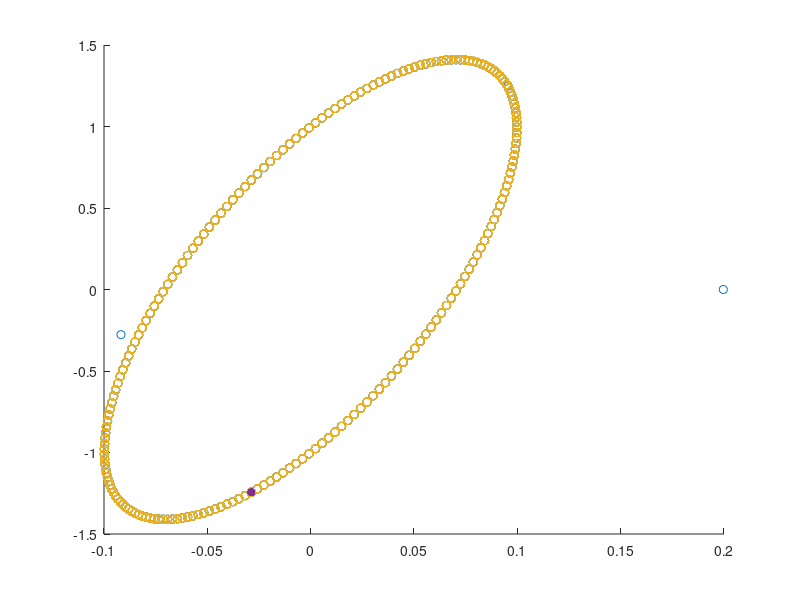
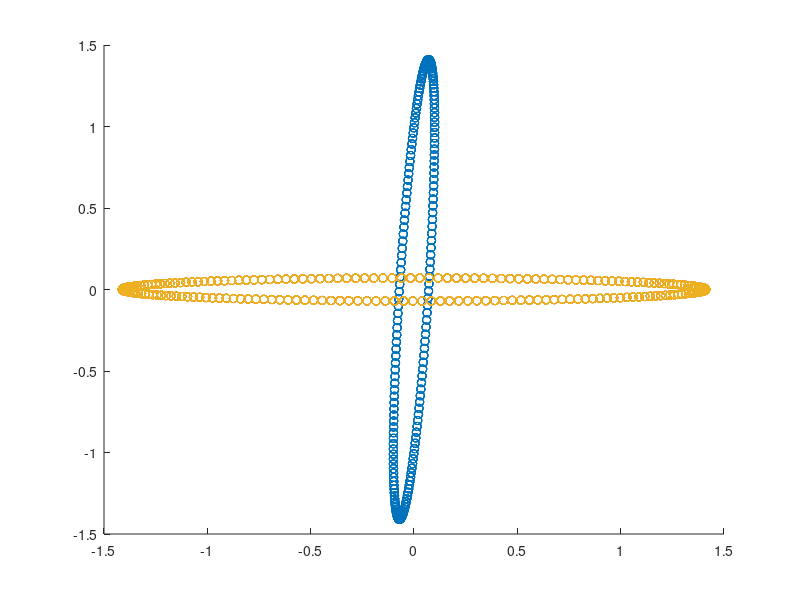

Reproduce these figures in MATLAB, in order.
% Frequency of source
freq = 2000;

% Sampling rate
samp_rate = 39.8e3;

% Analong over sample rate
OSR = 16;

% Determine sample rate of simulation
sim_rate = samp_rate*OSR;

% Number of received samples
N = 1024;

% Time axis for simulation data
n = 0:(N*OSR-1);

% Create transmitted signal
x = exp(1i*2*pi*freq/sim_rate*n);

% I/Q Magnitude Imbalance
eps = 0;

% I/Q Phase Imbalance
phi = pi/2-0.1; %6*pi/180;%pi/4; %3*pi/16 + pi;

% Carrier Frequency
fc = 0.3;

% Mix signal to carrier frequency
tx_sig = real(x)*(1+eps).*cos(2*pi*fc*n+phi)-imag(x).*sin(2*pi*fc*n);

% Arbitrary Scale Factor to Simplify Math
tx_sig = tx_sig*2;

% Mix and LPF signal
rx_sig = tx_sig.*exp(-1i*2*pi*fc*n);
h = fir1(31,fc);
rx_sig = filtfilt(h,1,rx_sig);

% Decimate to get back to sampled signal
rx_sig = rx_sig(1:OSR:end);

% Create plot of constellation
figure(1); clf;
scatter(real(rx_sig),imag(rx_sig));
hold on;
scatter(real(rx_sig(15)),imag(rx_sig(15)),'filled')
% xlim([-1.5 1.5])
% ylim([-1.5 1.5])

n = 0;
if (mod(n,2) == 0)
    a1 = sqrt(1+sin(phi));
    a2 = sqrt(1-sin(phi));
else
    a1 = sqrt(1-sin(phi));
    a2 = sqrt(1+sin(phi));
end
b1 = -pi/4;
b2 = -pi/4;
fo = freq/samp_rate;
t = 0:(N-1);
x = a1*cos(2*pi*fo*t+b1) + 1i*a2*sin(2*pi*fo*t+b2);
theta = phi/2+pi/4+n*pi/2;
x = x*exp(1i*theta);
scatter(real(x),imag(x));
scatter(real(x(15)),imag(x(15)),'filled')

% Generate received signal based on formulas stated in homework submission
ar = (1+eps)*cos(phi);
ai = 1i*(1+eps)*sin(phi)+1;
ai_mag = abs(ai);
ai_phase = angle(ai);
f = freq/samp_rate;
x = ar*cos(2*pi*f*(0:999)) + 1i*ai_mag*sin(2*pi*f*(0:999)+ai_phase);

% Create scatter plot with received signal
figure(2); clf;
scatter(real(x),imag(x))
hold on;

% Show form in problem is mathematically equivalent
ai_mag = sqrt(1+(1+eps)^2*sin(phi)^2);
ai_phase = atan((1+eps)*sin(phi));
% x = ar*cos(2*pi*f*(0:999)) + 1i*ai_mag*sin(2*pi*f*(0:999)+ai_phase);
% theta = phi/2+pi/4-3*pi/2
% 0.5*atan2(sin(2*phi),(cos(2*phi)-1))]
n = mod(round(mod(phi/(2*pi),1)*4),4)
% if n == 2
%     n = 0;
% end
n = 0
theta = 0.5*atan(((1+eps)^2*sin(2*phi))/((1+eps)^2*cos(2*phi)-1)) + n*pi/2;
theta = phi/2 + pi/4;
% if (sign(cos(theta)) ~= sign(cos(phi-theta)))
%     error('Bad Rotation Angle');
% end
% theta/pi
t = 0:999;
a1_mag = sqrt((1+eps)^2*cos(phi-theta)^2+sin(theta)^2);
a2_mag = sqrt((1+eps)^2*sin(phi-theta)^2+cos(theta)^2);
a1_phase = atan2(-sin(theta),(1+eps)*cos(phi-theta))
a2_phase = atan2((1+eps)*sin(phi-theta),cos(theta))
x = a1_mag*cos(2*pi*f*t+a1_phase) + 1i*a2_mag*sin(2*pi*f*t+a2_phase);
% x = x*exp(1i*theta);
% x = sqrt(1+2*(1+eps)*cos*cos(phi-theta)*cos(2*pi*f*(0:999))+
scatter(real(x),imag(x))
% xlim([-1.5 1.5])
% ylim([-1.5 1.5])
% x = a1_mag*cos(2*pi*f*t+a1_phase) + 1i*a2_mag*sin(2*pi*f*t+a1_phase);
scatter(real(x),imag(x))
